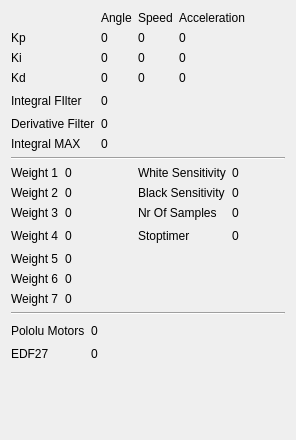
          <widget class="QWidget" name="tab_10">
           <attribute name="icon">
            <iconset resource="Icons/icons.qrc">
             <normaloff>:/allIcons/Downloads-1-icon.png</normaloff>:/allIcons/Downloads-1-icon.png</iconset>
           </attribute>
           <attribute name="title">
            <string>Current</string>
           </attribute>
           <layout class="QVBoxLayout" name="verticalLayout_5">
            <item>
             <layout class="QGridLayout" name="gridLayout_5">
              <item row="1" column="2">
               <widget class="QLabel" name="label_72">
                <property name="text">
                 <string>0</string>
                </property>
               </widget>
              </item>
              <item row="4" column="2">
               <widget class="QLabel" name="label_76">
                <property name="text">
                 <string>0</string>
                </property>
               </widget>
              </item>
              <item row="3" column="3">
               <widget class="QLabel" name="label_75">
                <property name="text">
                 <string>0</string>
                </property>
               </widget>
              </item>
              <item row="1" column="3">
               <widget class="QLabel" name="label_73">
                <property name="text">
                 <string>0</string>
                </property>
               </widget>
              </item>
              <item row="1" column="1">
               <widget class="QLabel" name="label_cur_Kp">
                <property name="text">
                 <string>0</string>
                </property>
               </widget>
              </item>
              <item row="4" column="1">
               <widget class="QLabel" name="label_cur_Kd">
                <property name="text">
                 <string>0</string>
                </property>
               </widget>
              </item>
              <item row="5" column="1">
               <widget class="QLabel" name="label_cur_if">
                <property name="text">
                 <string>0</string>
                </property>
               </widget>
              </item>
              <item row="7" column="1">
               <widget class="QLabel" name="label_cur_imax">
                <property name="text">
                 <string>0</string>
                </property>
               </widget>
              </item>
              <item row="3" column="1">
               <widget class="QLabel" name="label_cur_Ki">
                <property name="text">
                 <string>0</string>
                </property>
               </widget>
              </item>
              <item row="6" column="1">
               <widget class="QLabel" name="label_cur_df">
                <property name="text">
                 <string>0</string>
                </property>
               </widget>
              </item>
              <item row="1" column="0">
               <widget class="QLabel" name="label_43">
                <property name="text">
                 <string>Kp</string>
                </property>
               </widget>
              </item>
              <item row="4" column="0">
               <widget class="QLabel" name="label_47">
                <property name="text">
                 <string>Kd</string>
                </property>
               </widget>
              </item>
              <item row="7" column="0">
               <widget class="QLabel" name="label_51">
                <property name="text">
                 <string>Integral MAX</string>
                </property>
               </widget>
              </item>
              <item row="5" column="0">
               <widget class="QLabel" name="label_49">
                <property name="text">
                 <string>Integral FIlter</string>
                </property>
               </widget>
              </item>
              <item row="6" column="0">
               <widget class="QLabel" name="label_50">
                <property name="text">
                 <string>Derivative Filter</string>
                </property>
               </widget>
              </item>
              <item row="3" column="0">
               <widget class="QLabel" name="label_45">
                <property name="text">
                 <string>Ki</string>
                </property>
               </widget>
              </item>
              <item row="5" column="4">
               <spacer name="horizontalSpacer_34">
                <property name="orientation">
                 <enum>Qt::Horizontal</enum>
                </property>
                <property name="sizeHint" stdset="0">
                 <size>
                  <width>40</width>
                  <height>20</height>
                 </size>
                </property>
               </spacer>
              </item>
              <item row="0" column="3">
               <widget class="QLabel" name="label_71">
                <property name="text">
                 <string>Acceleration</string>
                </property>
               </widget>
              </item>
              <item row="4" column="3">
               <widget class="QLabel" name="label_79">
                <property name="text">
                 <string>0</string>
                </property>
               </widget>
              </item>
              <item row="0" column="2">
               <widget class="QLabel" name="label_70">
                <property name="text">
                 <string>Speed</string>
                </property>
               </widget>
              </item>
              <item row="3" column="2">
               <widget class="QLabel" name="label_74">
                <property name="text">
                 <string>0</string>
                </property>
               </widget>
              </item>
              <item row="0" column="1">
               <widget class="QLabel" name="label_54">
                <property name="text">
                 <string>Angle</string>
                </property>
               </widget>
              </item>
             </layout>
            </item>
            <item>
             <widget class="Line" name="line_6">
              <property name="orientation">
               <enum>Qt::Horizontal</enum>
              </property>
             </widget>
            </item>
            <item>
             <layout class="QGridLayout" name="gridLayout_4">
              <item row="3" column="0">
               <widget class="QLabel" name="label_65">
                <property name="text">
                 <string>Weight 3</string>
                </property>
               </widget>
              </item>
              <item row="6" column="1">
               <widget class="QLabel" name="label_cur_w6">
                <property name="text">
                 <string>0</string>
                </property>
               </widget>
              </item>
              <item row="1" column="3">
               <widget class="QLabel" name="label_78">
                <property name="text">
                 <string>White Sensitivity</string>
                </property>
               </widget>
              </item>
              <item row="1" column="1">
               <widget class="QLabel" name="label_cur_w1">
                <property name="text">
                 <string>0</string>
                </property>
               </widget>
              </item>
              <item row="1" column="0">
               <widget class="QLabel" name="label_55">
                <property name="text">
                 <string>Weight 1</string>
                </property>
               </widget>
              </item>
              <item row="5" column="0">
               <widget class="QLabel" name="label_67">
                <property name="text">
                 <string>Weight 5</string>
                </property>
               </widget>
              </item>
              <item row="2" column="4">
               <widget class="QLabel" name="label_cur_bs">
                <property name="text">
                 <string>0</string>
                </property>
               </widget>
              </item>
              <item row="5" column="1">
               <widget class="QLabel" name="label_cur_w5">
                <property name="text">
                 <string>0</string>
                </property>
               </widget>
              </item>
              <item row="7" column="1">
               <widget class="QLabel" name="label_cur_w7">
                <property name="text">
                 <string>0</string>
                </property>
               </widget>
              </item>
              <item row="2" column="1">
               <widget class="QLabel" name="label_cur_w2">
                <property name="text">
                 <string>0</string>
                </property>
               </widget>
              </item>
              <item row="2" column="0">
               <widget class="QLabel" name="label_64">
                <property name="text">
                 <string>Weight 2</string>
                </property>
               </widget>
              </item>
              <item row="7" column="0">
               <widget class="QLabel" name="label_69">
                <property name="text">
                 <string>Weight 7</string>
                </property>
               </widget>
              </item>
              <item row="4" column="3">
               <widget class="QLabel" name="label_84">
                <property name="text">
                 <string>Stoptimer</string>
                </property>
               </widget>
              </item>
              <item row="3" column="1">
               <widget class="QLabel" name="label_cur_w3">
                <property name="text">
                 <string>0</string>
                </property>
               </widget>
              </item>
              <item row="1" column="4">
               <widget class="QLabel" name="label_cur_ws">
                <property name="text">
                 <string>0</string>
                </property>
               </widget>
              </item>
              <item row="4" column="1">
               <widget class="QLabel" name="label_cur_w4">
                <property name="text">
                 <string>0</string>
                </property>
               </widget>
              </item>
              <item row="3" column="4">
               <widget class="QLabel" name="label_cur_nos">
                <property name="text">
                 <string>0</string>
                </property>
               </widget>
              </item>
              <item row="2" column="3">
               <widget class="QLabel" name="label_80">
                <property name="text">
                 <string>Black Sensitivity</string>
                </property>
               </widget>
              </item>
              <item row="6" column="0">
               <widget class="QLabel" name="label_68">
                <property name="text">
                 <string>Weight 6</string>
                </property>
               </widget>
              </item>
              <item row="4" column="4">
               <widget class="QLabel" name="label_cur_st">
                <property name="text">
                 <string>0</string>
                </property>
               </widget>
              </item>
              <item row="3" column="3">
               <widget class="QLabel" name="label_82">
                <property name="text">
                 <string>Nr Of Samples</string>
                </property>
               </widget>
              </item>
              <item row="4" column="0">
               <widget class="QLabel" name="label_66">
                <property name="text">
                 <string>Weight 4</string>
                </property>
               </widget>
              </item>
              <item row="4" column="5">
               <spacer name="horizontalSpacer_30">
                <property name="orientation">
                 <enum>Qt::Horizontal</enum>
                </property>
                <property name="sizeHint" stdset="0">
                 <size>
                  <width>40</width>
                  <height>20</height>
                 </size>
                </property>
               </spacer>
              </item>
              <item row="4" column="2">
               <spacer name="horizontalSpacer_36">
                <property name="orientation">
                 <enum>Qt::Horizontal</enum>
                </property>
                <property name="sizeType">
                 <enum>QSizePolicy::Fixed</enum>
                </property>
                <property name="sizeHint" stdset="0">
                 <size>
                  <width>60</width>
                  <height>20</height>
                 </size>
                </property>
               </spacer>
              </item>
             </layout>
            </item>
            <item>
             <widget class="Line" name="line_13">
              <property name="orientation">
               <enum>Qt::Horizontal</enum>
              </property>
             </widget>
            </item>
            <item>
             <layout class="QGridLayout" name="gridLayout_10">
              <item row="1" column="2">
               <spacer name="horizontalSpacer_35">
                <property name="orientation">
                 <enum>Qt::Horizontal</enum>
                </property>
                <property name="sizeHint" stdset="0">
                 <size>
                  <width>40</width>
                  <height>20</height>
                 </size>
                </property>
               </spacer>
              </item>
              <item row="1" column="0">
               <widget class="QLabel" name="label_86">
                <property name="text">
                 <string>Pololu Motors</string>
                </property>
               </widget>
              </item>
              <item row="3" column="0">
               <widget class="QLabel" name="label_87">
                <property name="text">
                 <string>EDF27</string>
                </property>
               </widget>
              </item>
              <item row="1" column="1">
               <widget class="QLabel" name="label_cur_pm">
                <property name="text">
                 <string>0</string>
                </property>
               </widget>
              </item>
              <item row="3" column="1">
               <widget class="QLabel" name="label_cur_edf">
                <property name="text">
                 <string>0</string>
                </property>
               </widget>
              </item>
             </layout>
            </item>
            <item>
             <spacer name="verticalSpacer_5">
              <property name="orientation">
               <enum>Qt::Vertical</enum>
              </property>
              <property name="sizeHint" stdset="0">
               <size>
                <width>20</width>
                <height>40</height>
               </size>
              </property>
             </spacer>
            </item>
            <item>
             <layout class="QHBoxLayout" name="horizontalLayout_15">
              <item>
               <widget class="QPushButton" name="btn_getSettings">
                <property name="focusPolicy">
                 <enum>Qt::NoFocus</enum>
                </property>
                <property name="toolTip">
                 <string>Update</string>
                </property>
                <property name="text">
                 <string/>
                </property>
                <property name="icon">
                 <iconset resource="Icons/icons.qrc">
                  <normaloff>:/allIcons/glossy-3d-blue-orbs2-118-icon.png</normaloff>:/allIcons/glossy-3d-blue-orbs2-118-icon.png</iconset>
                </property>
                <property name="iconSize">
                 <size>
                  <width>64</width>
                  <height>64</height>
                 </size>
                </property>
                <property name="flat">
                 <bool>true</bool>
                </property>
               </widget>
              </item>
              <item>
               <spacer name="horizontalSpacer_29">
                <property name="orientation">
                 <enum>Qt::Horizontal</enum>
                </property>
                <property name="sizeHint" stdset="0">
                 <size>
                  <width>40</width>
                  <height>20</height>
                 </size>
                </property>
               </spacer>
              </item>
             </layout>
            </item>
           </layout>
          </widget>
